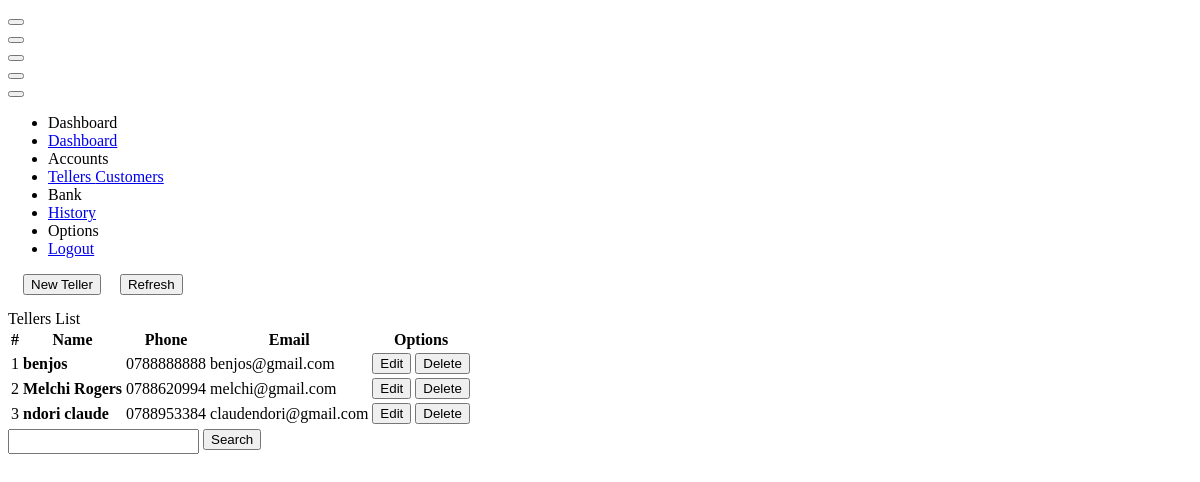
The app's page /panel/usersList.php (signed in) with its own data.
### tables this page shows
CREATE TABLE `users` (
  `userid` int(11) NOT NULL,
  `fullname` varchar(100) NOT NULL,
  `phone` varchar(100) NOT NULL,
  `email` varchar(100) NOT NULL,
  `password` varchar(100) NOT NULL,
  `deleted` int(1) NOT NULL DEFAULT 0
);

### panel/usersList.php (the view, shortened to what this page needs)
<!DOCTYPE html>
<html lang="en" >
<head>
  <link rel="stylesheet" href="./style.css">
</head>
<body>
<!doctype html>
<html lang="en">
<head>
<link href="https://demo.dashboardpack.com/architectui-html-free/main.css" rel="stylesheet"></head>
<body>
    <div class="app-container app-theme-white body-tabs-shadow fixed-sidebar fixed-header">
        <div class="app-header header-shadow">
            <div class="app-header__logo">
                <div class="header__pane ml-auto">
                    <div>
                        <button type="button" class="hamburger close-sidebar-btn hamburger--elastic" data-class="closed-sidebar">
                        </button>
                    </div>
                </div>
            </div>
            <div class="app-header__mobile-menu">
                <div>
                    <button type="button" class="hamburger hamburger--elastic mobile-toggle-nav">
                    </button>
                </div>
            </div>
        </div>
        <div class="app-main">
                <div class="app-sidebar sidebar-shadow">
                    <div class="app-header__logo">
                        <div class="header__pane ml-auto">
                            <div>
                                <button type="button" class="hamburger close-sidebar-btn hamburger--elastic" data-class="closed-sidebar">
                                </button>
                            </div>
                        </div>
                    </div>
                    <div class="app-header__mobile-menu">
                        <div>
                            <button type="button" class="hamburger hamburger--elastic mobile-toggle-nav">
                            </button>
                        </div>
                    </div>
                    <div class="app-header__menu">
                        <span>
                            <button type="button" class="btn-icon btn-icon-only btn btn-primary btn-sm mobile-toggle-header-nav">
                            </button>
                        </span>
                    </div>
                    <div class="scrollbar-sidebar">
                        <div class="app-sidebar__inner">
                            <ul class="vertical-nav-menu">
                                <li class="app-sidebar__heading">Dashboard</li>
                                <li>
                                    <a href="index">
                                        Dashboard
                                    </a>
                                </li>
                                <li class="app-sidebar__heading">Accounts</li>
                                <li>
                                    <a href="usersList" class="mm-active">
                                        Tellers
                                    </a>
                                    <a href="membersList">
                                        Customers
                                    </a>
                                </li>
                                <li class="app-sidebar__heading">Bank</li>
                                <li>
                                    <a href="bank">
                                        History
                                    </a>
                                </li>
                                <li class="app-sidebar__heading">Options</li>
                                <li>
                                    <a href="logout">
                                        Logout
                                    </a>
                                </li>
                            </ul>
                        </div>
                    </div>
                </div>
                <div class="app-main__outer">
                    <div class="app-main__inner">
                        <div class="row">
                            <a href="addNewUser"><button type="button" id="PopoverCustomT-1" class="btn btn-primary btn-sm" style="margin-left: 15px; margin-bottom: 15px;">New Teller</button></a>
                            <a href="usersList"><button type="button" class="btn btn-warning btn-sm" style="margin-left: 15px; margin-bottom: 15px">Refresh</button></a>
                            <div class="col-md-12">
                                <div class="main-card mb-3 card">
                                    <div class="card-header">Tellers List
                                    </div>
                                    <div class="table-responsive">
                                        <table class="align-middle mb-0 table table-borderless table-striped table-hover">
                                            <thead>
                                            <tr>
                                                <th>#</th>
                                                <th>Name</th>
                                                <th>Phone</th>
                                                <th>Email</th>
                                                <th colspan="2" style="text-align: center;">Options</th>
                                            </tr>
                                            </thead>
                                            <tbody>
                                            <?php
                                                if (isset($_GET['keyCode'])) {
                                                    $keyCode = $_GET['keyCode'];
                                                    $sql_u = mysqli_query($connect, "SELECT * FROM users WHERE deleted = 0 AND (fullname LIKE '%$keyCode%' OR phone LIKE '%$keyCode%' OR email LIKE '%$keyCode%') ORDER BY fullname ASC");
                                                }else{
                                                    $sql_u = mysqli_query($connect, "SELECT * FROM users WHERE deleted = 0 ORDER BY fullname ASC");
                                                }
                                                $rowCount = 0;
                                                while($d_u = mysqli_fetch_array($sql_u)){
                                                    $rowCount ++;
                                                    echo"<tr>
                                                        <td>".$rowCount."</td>
                                                        <td><b>".$d_u['fullname']."</b></td>
                                                        <td>".$d_u['phone']."</td>
                                                        <td>".$d_u['email']."</td>
                                                        <td>
                                                            <a href='editUser.php?userId=".$d_u['userid']."'><button type='button' id='PopoverCustomT-1' class='btn btn-primary btn-sm'>Edit</button></a>
                                                        </td>
                                                        <td>
                                                            <a href='../server.php?deleteUser=".$d_u['userid']."'><button type='button' id='PopoverCustomT-1' class='btn btn-danger btn-sm'>Delete</button></a>
                                                        </td>
                                                    </tr>";
                                                }
                                            ?>
                                            </tbody>
                                        </table>
                                    </div>
                                    <div class="d-block text-center card-footer">
                                        <form method="GET">
                                            <input type="text" name="keyCode" style="padding: 3px 5px; position: relative; top: 2px;">
                                            <button class="btn-wide btn btn-success">Search</button>
                                        </form>
                                    </div>
                                </div>
                            </div>
                        </div>
                    </div>
                </div>
        </div>
    </div>
<script type="text/javascript" src="https://demo.dashboardpack.com/architectui-html-free/assets/scripts/main.js"></script></body>
</html>
</body>
</html>

### records on screen
users: fullname "benjos", phone "0788888888", email "benjos@gmail.com"
users: fullname "Melchi Rogers", phone "0788620994", email "melchi@gmail.com"
users: fullname "ndori claude", phone "0788953384", email "claudendori@gmail.com"
